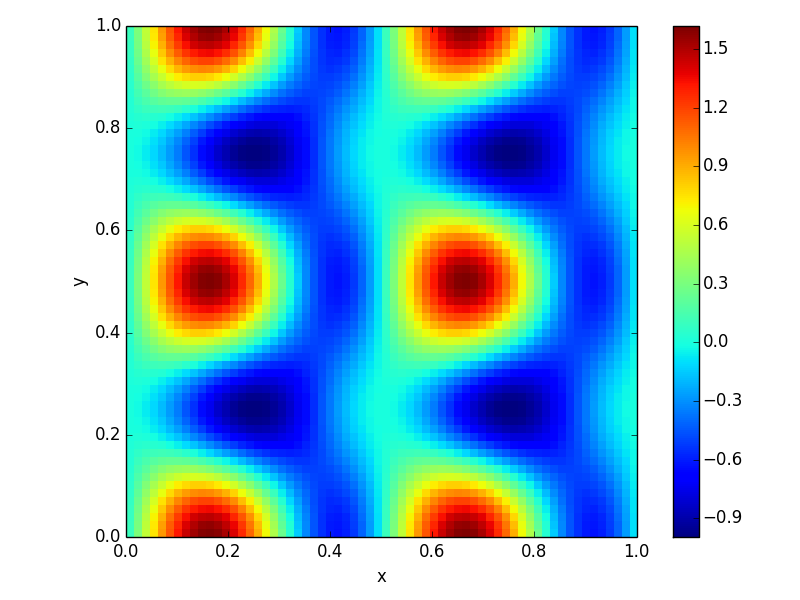

The Python source for this figure:
# solve a 2-d Poisson equation by differentiating the discretized
# Poisson equation and then substituting in the inverse Fourier
# transform and solving for the amplitudes in Fourier space.
#
# This is the standard way that texts deal with the Poisson equation
# (see, e.g., Garcia and NR)
#
# Note: we need a periodic problem for an FFT


import matplotlib.pyplot as plt
import numpy as np
import math


# the analytic solution
def true(x,y):
    pi = math.pi
    return np.sin(2.0*pi*x)**2*np.cos(4.0*pi*y) + \
        np.sin(4.0*pi*x)*np.cos(2.0*pi*y)**2


# the righthand side
def frhs(x,y):
    pi = math.pi
    return 8.0*pi**2*np.cos(4.0*pi*y)*(np.cos(4.0*pi*x) - 
                                          np.sin(4.0*pi*x)) - \
           16.0*pi**2*(np.sin(4.0*pi*x)*np.cos(2.0*pi*y)**2 + 
                       np.sin(2.0*pi*x)**2 * np.cos(4.0*pi*y))




# create the domain -- cell-centered finite-difference / finite-volume
xmin = 0.0
xmax = 1.0

ymin = 0.0
ymax = 1.0

Nx = 64
Ny = 64

dx = (xmax - xmin)/Nx
dy = (ymax - ymin)/Ny

x = (np.arange(Nx) + 0.5)*dx
y = (np.arange(Ny) + 0.5)*dy

x2d = np.repeat(x, Ny)
x2d.shape = (Nx, Ny)

y2d = np.repeat(y, Nx)
y2d.shape = (Ny, Nx)
y2d = np.transpose(y2d)


# create the RHS
f = frhs(x2d, y2d)

# compatibility conditions require that the RHS sum to zero
#print "sum of RHS: ", np.sum(f)

#print x2d.shape

# FFT of RHS
F = np.fft.fft2(f)

# get the wavenumbers -- we need these to be physical, so divide by dx
kx = np.fft.fftfreq(Nx)/dx
ky = np.fft.fftfreq(Ny)/dy

# make 2-d arrays for the wavenumbers
kx2d = np.repeat(kx, Ny)
kx2d.shape = (Nx, Ny)

ky2d = np.repeat(ky, Nx)
ky2d.shape = (Ny, Nx)
ky2d = np.transpose(ky2d)

# here the FFT frequencies are in the order 0 ... N/2-1, -N/2, ...
# the 0 component is not a physical frequency, but rather it is the DC
# signal.  Don't mess with it, since we'll divide by zero
oldDC = F[0,0]
F = 0.5*F/( (np.cos(2.0*math.pi*kx2d/Nx) - 1.0)/dx**2 +
            (np.cos(2.0*math.pi*ky2d/Ny) - 1.0)/dy**2)

F[0,0] = oldDC

# transform back to real space
fsolution = np.real(np.fft.ifft2(F))


# since x is our row in the array, we transpose for the
# plot
plt.imshow(np.transpose(fsolution),
             origin="lower", interpolation="nearest",
             extent=[xmin, xmax, ymin, ymax])

plt.xlabel("x")
plt.ylabel("y")

plt.colorbar()


plt.tight_layout()

plt.savefig("poisson_fft.png")
plt.savefig("poisson_fft.eps")


# error
print Nx, Ny, np.sqrt(dx*dx*np.sum( ( (fsolution - true(x2d,y2d))**2).flat))



